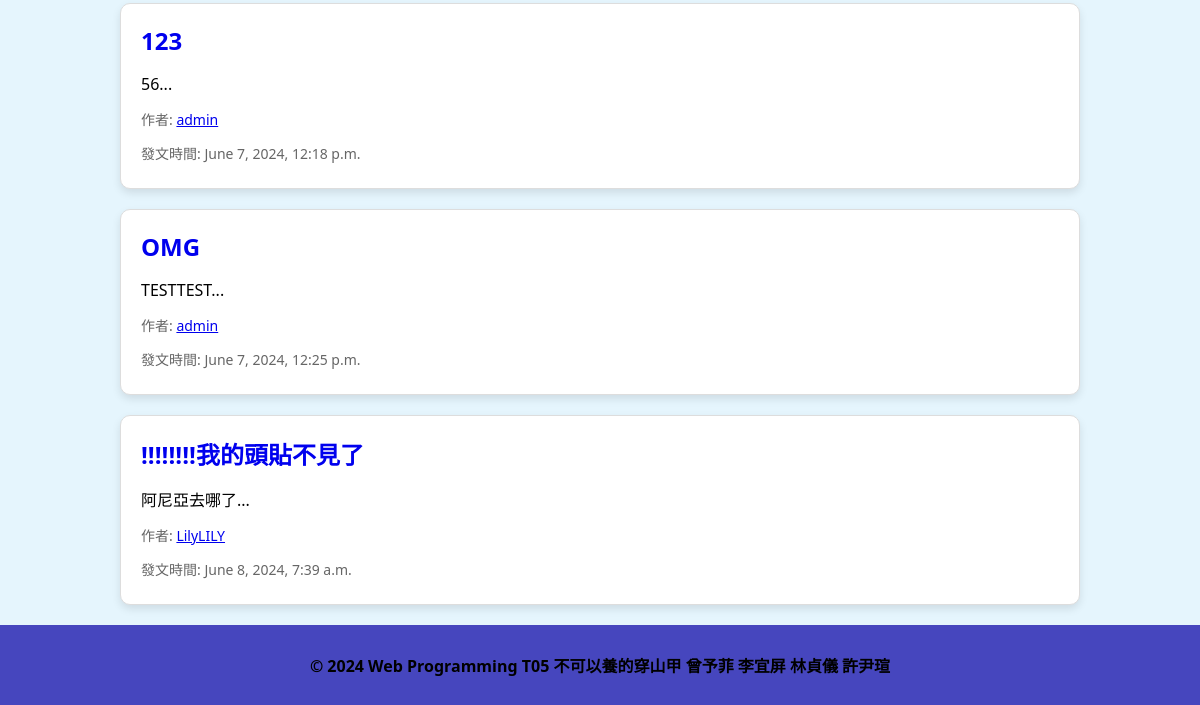
/ (lower part), run on an earlier commit of the app's database.
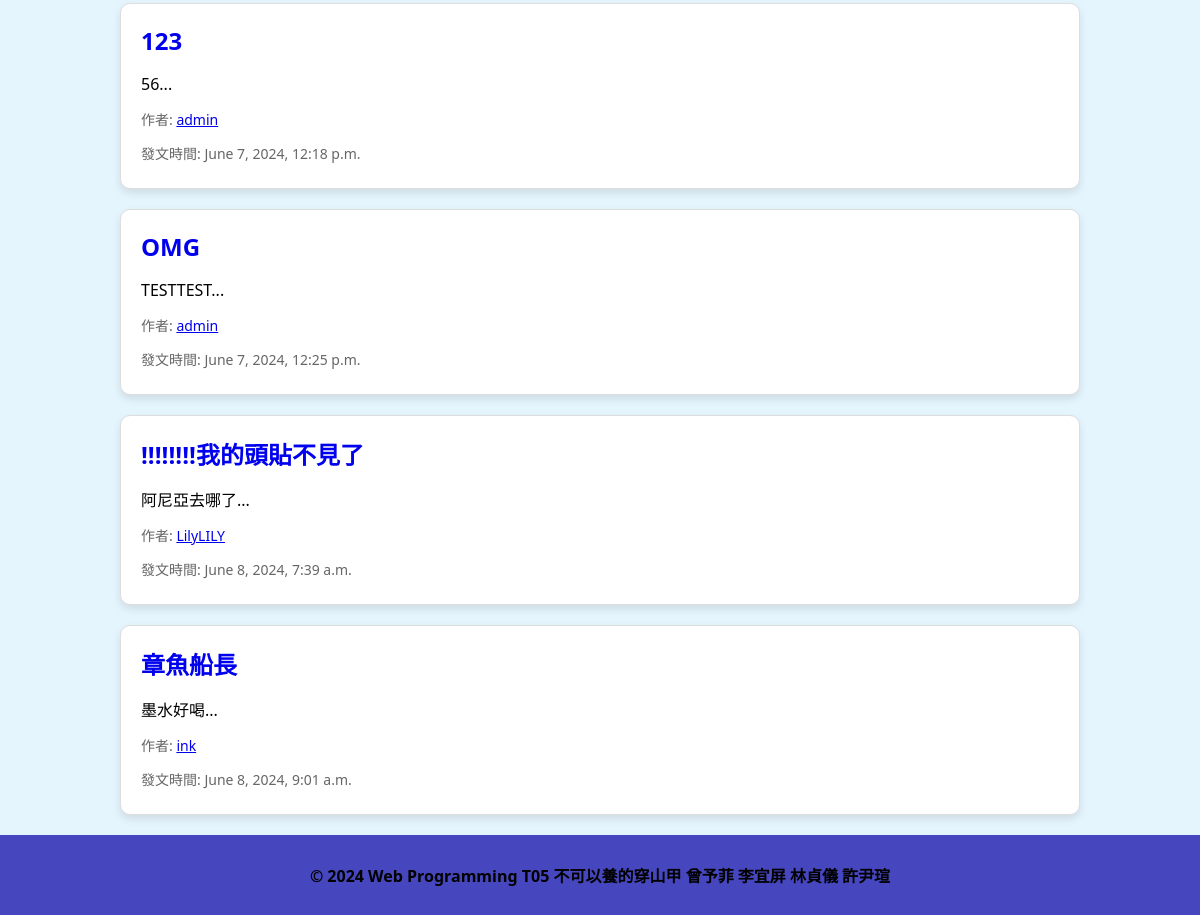
And on a later commit of the database.
### travel/models.py (models this page shows, shortened)
class Post(models.Model):
    user = models.ForeignKey(User, on_delete=models.CASCADE, related_name='posts', verbose_name="發文者")
    title = models.CharField(max_length=20, verbose_name="文章標題")
    description = models.TextField(verbose_name="文章內容")
    created_at = models.DateTimeField(default=timezone.now, verbose_name="發文時間")
    pictures = models.ManyToManyField(Picture, related_name='posts', verbose_name="內文圖片")

### travel/views.py (the view)
# urls.py: 2. Add a URL to urlpatterns:  path('', views.home, name='home')
def home(request):
    posts = Post.objects.all()
    return render(request, 'home.html', {'posts': posts})

### travel/templates/home.html (shortened to what this page needs)
{% extends "Mama.html" %}
{% load static %}
{% block CSS %}
    <link rel="stylesheet" type="text/css" href="{% static 'css/home.css' %}">
{% endblock %}
{% block content %}
<div class="post-list">
    {% for post in posts %}
    <div class="post-item">
        <h2 class="post-title"><a class="post" href="/post_detail/{{ post.id }}">{{ post.title }}</a></h2>
        <p class="post-description">{{ post.description|slice:":30" }}...</p>
        <p class="post-author">作者: <a href="{{ post.user.profile.member_id }}/detail/">{{ post.user.username }}</a></p>
        <p class="post-date">發文時間: {{ post.created_at }}</p>
    </div>
    {% endfor %}
</div>
{% endblock %}

What changed in the data, as far as the page shows it:
added Post: title "章魚船長", description "墨水好喝", user.username "ink", created_at "June 8, 2024, 9:01 a.m."
